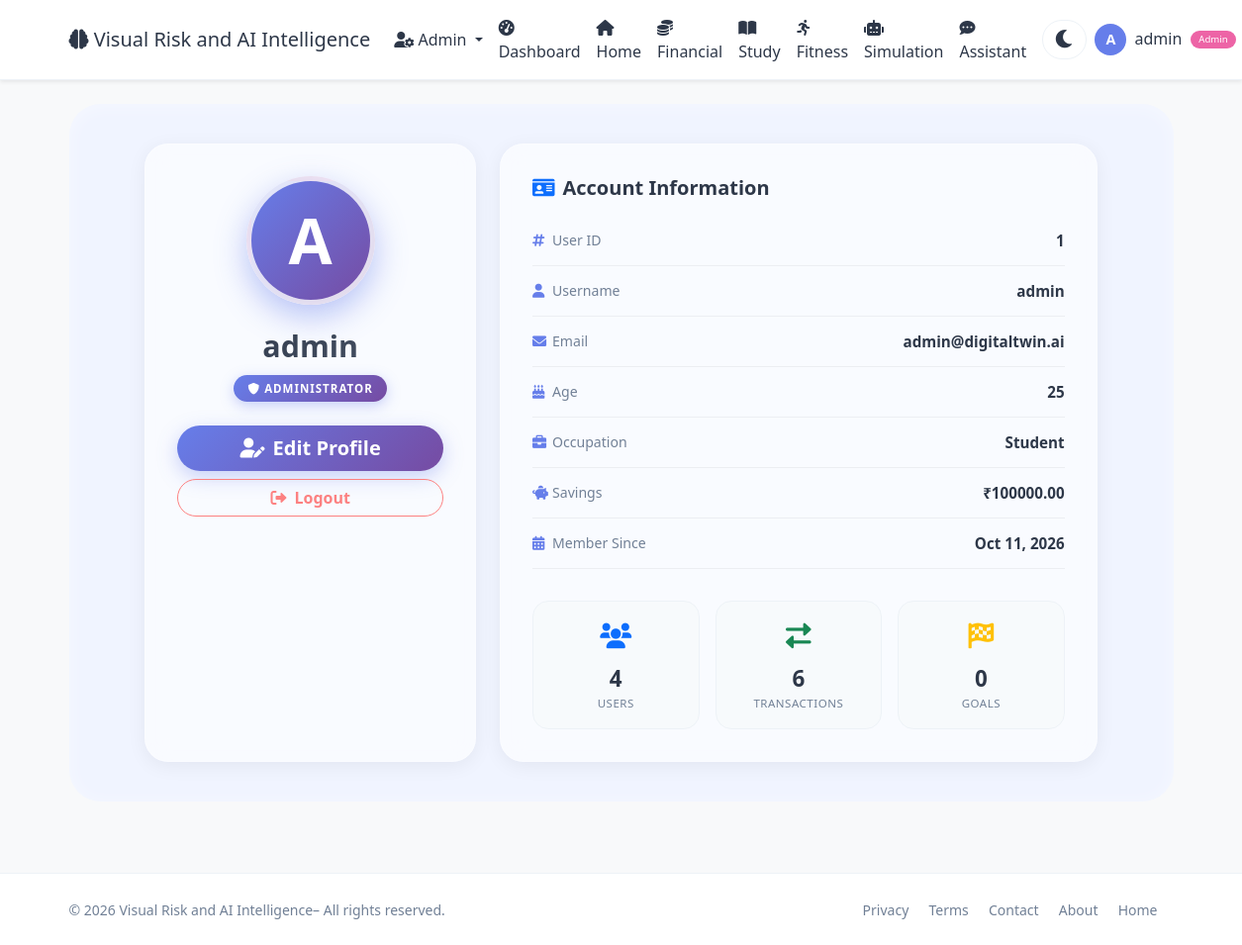
Screenshot of /admin/profile (signed in) with the database file from the repository.
### app.py (models this page shows, shortened)
class User(UserMixin, db.Model):
    id = db.Column(db.Integer, primary_key=True)
    username = db.Column(db.String(80), unique=True, nullable=False)
    email = db.Column(db.String(120), unique=True, nullable=False)
    password_hash = db.Column(db.String(200), nullable=False)
    age = db.Column(db.Integer, default=25)
    occupation = db.Column(db.String(100), default='Student')
    monthly_income = db.Column(db.Float, default=50000)
    monthly_expenses = db.Column(db.Float, default=35000)
    savings = db.Column(db.Float, default=100000)
    study_hours_per_week = db.Column(db.Float, default=20)
    fitness_hours_per_week = db.Column(db.Float, default=5)
    sleep_hours_per_day = db.Column(db.Float, default=7)
    created_at = db.Column(db.DateTime, default=datetime.utcnow)
    is_admin = db.Column(db.Boolean, default=False)
    transactions = db.relationship('Transaction', backref='user', lazy=True)
    study_logs = db.relationship('StudyLog', backref='user', lazy=True)
    fitness_logs = db.relationship('FitnessLog', backref='user', lazy=True)
    goals = db.relationship('Goal', backref='user', lazy=True)

### app.py (the view, shortened to what this page needs)
@app.route('/admin/profile', methods=['GET', 'POST'])
@login_required
def admin_profile():
    if not current_user.is_admin:
        flash('Admin access required.', 'warning')
        return redirect(url_for('user_dashboard'))
    admin = current_user
    editing = request.args.get('edit') == '1'
    return render_template(
        'admin/admin_profile.html',
        admin=admin,
        admin_count=User.query.count(),
        transaction_count=Transaction.query.count(),
        goal_count=Goal.query.count(),
        editing=editing,
    )

### templates/admin/admin_profile.html (shortened to what this page needs)
{% extends "base.html" %}
{% block content %}
<div class="container py-4">
    <div class="profile-wrapper">
        <div class="row g-4 justify-content-center">
            <div class="col-lg-4">
                <div class="profile-glass text-center h-100">
                    <div class="profile-avatar-lg">
                        {{ admin.username[0]|upper }}
                    </div>
                    <div class="profile-name-lg">{{ admin.username }}</div>
                    <div class="role-badge">
                        <i class="fas fa-shield-alt me-1"></i>Administrator
                    </div>
                    {% if editing %}
                        <div class="mt-4">
                            <a href="{{ url_for('admin_profile') }}"
                               class="btn btn-cancel btn-lg rounded-pill px-4 w-100">
                                <i class="fas fa-arrow-left me-2"></i>Back to Profile
                            </a>
                        </div>
                    {% else %}
                        <div class="mt-4">
                            <a href="{{ url_for('admin_profile', edit=1) }}"
                               class="btn btn-gradient btn-lg rounded-pill px-4 w-100">
                                <i class="fas fa-user-edit me-2"></i>Edit Profile
                            </a>
                        </div>
                    {% endif %}
                    <div class="mt-2">
                        <a href="{{ url_for('logout') }}"
                           class="btn btn-logout rounded-pill px-4 w-100">
                            <i class="fas fa-sign-out-alt me-2"></i>Logout
                        </a>
                    </div>
                </div>
            </div>
            <div class="col-lg-7">
                <div class="profile-glass h-100">
                    {% if editing %}
                    <form method="POST" action="{{ url_for('admin_profile') }}" novalidate>
                        <h5 class="fw-bold mb-3" style="color: var(--text-primary);">
                            <i class="fas fa-user-edit text-primary me-2"></i>Edit Account Information
                        </h5>
                        <div class="row g-3">
                            <div class="col-md-6">
                                <label class="form-label">Username <span class="text-danger">*</span></label>
                                <input type="text" name="username" class="form-control"
                                       value="{{ admin.username }}" required minlength="3" maxlength="50">
                            </div>
                            <div class="col-md-6">
                                <label class="form-label">Email <span class="text-danger">*</span></label>
                                <input type="email" name="email" class="form-control"
                                       value="{{ admin.email }}" required>
                            </div>
                            <div class="col-md-4">
                                <label class="form-label">Age <span class="text-danger">*</span></label>
                                <input type="number" name="age" class="form-control"
                                       value="{{ admin.age }}" min="1" max="120" required>
                            </div>
                            <div class="col-md-8">
                                <label class="form-label">Occupation</label>
                                <input type="text" name="occupation" class="form-control"
                                       value="{{ admin.occupation or '' }}" maxlength="100">
                            </div>
                        </div>
                        <div class="section-divider"></div>
                        <h6 class="fw-bold mb-3" style="color: var(--text-primary);">
                            <i class="fas fa-key text-primary me-2"></i>Change Password
                            <small class="text-muted fw-normal">(optional — leave blank to keep current)</small>
                        </h6>
                        <div class="row g-3">
                            <div class="col-md-4">
                                <label class="form-label">Current Password</label>
                                <input type="password" name="current_password" class="form-control"
                                       placeholder="Required to change"
                                       autocomplete="current-password">
                            </div>
                            <div class="col-md-4">
                                <label class="form-label">New Password</label>
                                <input type="password" name="new_password" class="form-control"
                                       minlength="6" placeholder="Min. 6 characters"
                                       autocomplete="new-password">
                            </div>
                            <div class="col-md-4">
                                <label class="form-label">Confirm New Password</label>
                                <input type="password" name="confirm_password" class="form-control"
                                       minlength="6" placeholder="Re-enter"
                                       autocomplete="new-password">
                            </div>
                        </div>
                        <div class="d-flex gap-3 mt-4">
                            <button type="submit" class="btn btn-gradient btn-lg px-4 rounded-pill">
                                <i class="fas fa-save me-2"></i>Save Changes
                            </button>
                            <a href="{{ url_for('admin_profile') }}"
                               class="btn btn-cancel btn-lg px-4 rounded-pill">
                                <i class="fas fa-times me-2"></i>Cancel
                            </a>
                        </div>
                    </form>
                    {% else %}
                    <h5 class="fw-bold mb-3" style="color: var(--text-primary);">
                        <i class="fas fa-id-card text-primary me-2"></i>Account Information
                    </h5>
                    <div class="info-row">
                        <span class="label"><i class="fas fa-hashtag"></i>User ID</span>
                        <span class="value">{{ admin.id }}</span>
                    </div>
                    <div class="info-row">
                        <span class="label"><i class="fas fa-user"></i>Username</span>
                        <span class="value">{{ admin.username }}</span>
                    </div>
                    <div class="info-row">
                        <span class="label"><i class="fas fa-envelope"></i>Email</span>
                        <span class="value">{{ admin.email }}</span>
                    </div>
                    <div class="info-row">
                        <span class="label"><i class="fas fa-birthday-cake"></i>Age</span>
                        <span class="value">{{ admin.age }}</span>
                    </div>
                    <div class="info-row">
                        <span class="label"><i class="fas fa-briefcase"></i>Occupation</span>
                        <span class="value">{{ admin.occupation or '—' }}</span>
                    </div>
                    <div class="info-row">
                        <span class="label"><i class="fas fa-piggy-bank"></i>Savings</span>
                        <span class="value">₹{{ '%.2f'|format(admin.savings or 0) }}</span>
                    </div>
                    <div class="info-row">
                        <span class="label"><i class="fas fa-calendar-alt"></i>Member Since</span>
                        <span class="value">
                            {{ admin.created_at.strftime('%b %d, %Y') if admin.created_at else 'N/A' }}
                        </span>
                    </div>
                    <div class="row g-3 mt-3">
                        <div class="col-4">
                            <div class="stat-mini">
                                <div class="icon text-primary"><i class="fas fa-users"></i></div>
                                <div class="num">{{ admin_count or 0 }}</div>
                                <div class="lbl">Users</div>
                            </div>
                        </div>
                        <div class="col-4">
                            <div class="stat-mini">
                                <div class="icon text-success"><i class="fas fa-exchange-alt"></i></div>
                                <div class="num">{{ transaction_count or 0 }}</div>
                                <div class="lbl">Transactions</div>
                            </div>
                        </div>
                        <div class="col-4">
                            <div class="stat-mini">
                                <div class="icon text-warning"><i class="fas fa-flag-checkered"></i></div>
                                <div class="num">{{ goal_count or 0 }}</div>
                                <div class="lbl">Goals</div>
                            </div>
                        </div>
                    </div>
                    {% endif %}
                </div>
            </div>
        </div>
    </div>
</div>
{% endblock %}

### templates/base.html (shortened to what this page needs)
<!DOCTYPE html>
<html lang="en" data-theme="light">
<head>
    <link href="https://cdn.jsdelivr.net/npm/bootstrap@5.3.0/dist/css/bootstrap.min.css" rel="stylesheet">
    <link rel="stylesheet" href="https://cdnjs.cloudflare.com/ajax/libs/font-awesome/6.0.0/css/all.min.css">
</head>
<body>
    <nav class="navbar navbar-expand-lg navbar-light bg-white shadow-sm">
        <div class="container">
            <a class="navbar-brand" href="{{ url_for('index') }}">
                <i class="fas fa-brain"></i> Visual Risk and AI Intelligence
            </a>
            <div class="collapse navbar-collapse" id="navbarNav">
                <ul class="navbar-nav ms-auto align-items-lg-center">
                    {% if current_user.is_authenticated %}
                        {% if current_user.is_admin %}
                            <li class="nav-item dropdown">
                                <a class="nav-link dropdown-toggle" href="#" id="adminDropdown" role="button" data-bs-toggle="dropdown">
                                    <i class="fas fa-user-cog"></i> Admin
                                </a>
                            </li>
                        {% endif %}
                        <li class="nav-item">
                            <a class="nav-link" href="{{ url_for('admin_profile') }}">
                                <i class="fas fa-tachometer-alt me-1"></i>Dashboard
                            </a>
                        </li>
                    <li class="nav-item">
                            <a class="nav-link" href="{{ url_for('index') }}">
                                <i class="fas fa-home"></i>Home
                            </a>
                        </li>
                        <li class="nav-item">
                            <a class="nav-link" href="{{ url_for('user_financial') }}">
                                <i class="fas fa-coins me-1"></i>Financial
                            </a>
                        </li>
                        <li class="nav-item">
                            <a class="nav-link" href="{{ url_for('user_study') }}">
                                <i class="fas fa-book-open me-1"></i>Study
                            </a>
                        </li>
                        <li class="nav-item">
                            <a class="nav-link" href="{{ url_for('user_fitness') }}">
                                <i class="fas fa-running me-1"></i>Fitness
                            </a>
                        </li>
                        <li class="nav-item">
                            <a class="nav-link" href="{{ url_for('user_simulation') }}">
                                <i class="fas fa-robot me-1"></i>Simulation
                            </a>
                        </li>
                        <li class="nav-item">
                            <a class="nav-link" href="{{ url_for('user_assistant') }}">
                                <i class="fas fa-comment-dots me-1"></i>Assistant
                            </a>
                        </li>
                        <li class="nav-item">
                            <button class="theme-toggle" id="themeToggle" aria-label="Toggle theme">
                                <i class="fas fa-moon"></i>
                            </button>
                        </li>
                        <li class="nav-item dropdown">
                            <a class="nav-link dropdown-toggle" href="#" id="userDropdown" role="button" data-bs-toggle="dropdown">
                                <span class="user-avatar">{{ current_user.username[0]|upper }}</span>
                                <span class="ms-1">{{ current_user.username }}</span>
                                {% if current_user.is_admin %}
                                    <span class="admin-badge">Admin</span>
                                {% endif %}
                            </a>
                        </li>
                    {% endif %}
                </ul>
            </div>
        </div>
    </nav>
    {% block content %}{% endblock %}
    <footer class="mt-5 py-4 bg-light border-top">
        <div class="container">
            <div class="row align-items-center">
                <div class="col-md-6 text-center text-md-start">
                    <span class="text-muted small">© 2026 Visual Risk and AI Intelligence– All rights reserved.</span>
                </div>
                <div class="col-md-6 text-center text-md-end">
                    <a href="{{ url_for('privacy') }}" class="text-muted text-decoration-none me-3 small">Privacy</a>
                    <a href="{{ url_for('terms') }}" class="text-muted text-decoration-none me-3 small">Terms</a>
                    <a href="{{ url_for('contact') }}" class="text-muted text-decoration-none me-3 small">Contact</a>
                    <a href="{{ url_for('about') }}" class="text-muted text-decoration-none me-3 small">About</a>
                    <a href="{{ url_for('index') }}" class="text-muted text-decoration-none me-3 small">Home</a>
                </div>
            </div>
        </div>
    </footer>
</body>
</html>

### rows the page displays
User: username "A", username "admin", id "1", email "admin@digitaltwin.ai", age "25", occupation "Student", savings "100000.00", created_at "Oct 11, 2026"

### other values shown
{{ admin_count or 0 }} "4"
{{ transaction_count or 0 }} "6"
{{ goal_count or 0 }} "0"
